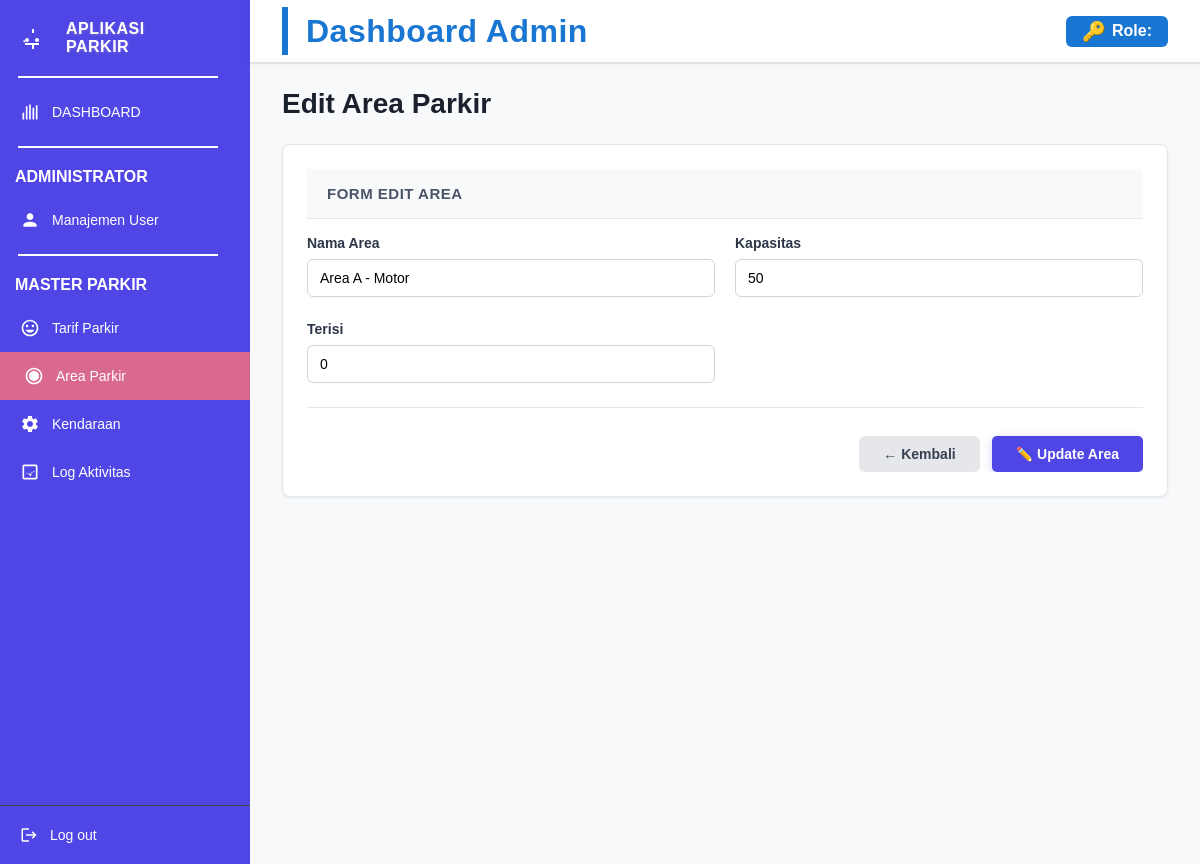
/index.php/admin/area/edit/1, run on the app's committed database.
### tables this page shows
CREATE TABLE tb_area_parkir (
  id_area INT AUTO_INCREMENT PRIMARY KEY,
  nama_area VARCHAR(100) NOT NULL,
  jenis ENUM('motor', 'mobil', 'truck') NOT NULL,
  kapasitas INT NOT NULL,
  terisi INT DEFAULT 0,
  status TINYINT(1) DEFAULT 1,
  created_at TIMESTAMP DEFAULT CURRENT_TIMESTAMP,
  updated_at TIMESTAMP DEFAULT CURRENT_TIMESTAMP ON UPDATE CURRENT_TIMESTAMP
);

### application/controllers/admin/Area.php (called while the page is built, shortened)
<?php
class Area extends CI_Controller
{
    public function __construct()
    {
        $this->load->model('Area_model');
        $this->load->model('Log_model');
    }
    public function edit($id)
    {
        $data['area'] = $this->Area_model->getById($id);
        $data['active'] = 'area';
        $this->load->view('admin/layout/header', $data);
        $this->load->view('admin/layout/sidebar', $data);
        $this->load->view('admin/area/edit', $data);
        $this->load->view('admin/layout/footer');
    }
}

### index.php (called while the page is built, shortened)
<?php
require_once BASEPATH.'core/CodeIgniter.php';

### application/models/Area_model.php (called while the page is built, shortened)
<?php
class Area_model extends CI_Model
{
    private $table = 'tb_area_parkir';
    public function getById($id)
    {
        return $this->db->get_where($this->table, ['id_area' => $id])->row();
    }
}

### application/views/admin/area/edit.php (the view, shortened to what this page needs)
<link rel="stylesheet" href="<?= base_url('assets/css/pages/area.css') ?>">
<div class="page-wrapper">
    <div class="page-header">
        <h2>Edit Area Parkir</h2>
    </div>
    <div class="card">
        <div class="card-header">
            <h3>Form Edit Area</h3>
        </div>
        <div class="card-body">
            <form action="<?= base_url('index.php/admin/area/update/' . $area->id_area) ?>" method="post" class="form-edit-area">
                <div class="form-grid">
                    <div class="form-group">
                        <label for="nama_area">Nama Area</label>
                        <input type="text" id="nama_area" name="nama_area" class="form-control"
                               value="<?= $area->nama_area ?>" placeholder="Contoh: Area Motor A" required>
                    </div>
                    <div class="form-group">
                        <label for="kapasitas">Kapasitas</label>
                        <input type="number" id="kapasitas" name="kapasitas" class="form-control"
                               value="<?= $area->kapasitas ?>" placeholder="Jumlah maksimal kendaraan" required>
                    </div>
                </div>
                <div class="form-grid">
                    <div class="form-group">
                        <label for="terisi">Terisi</label>
                        <input type="number" id="terisi" name="terisi" class="form-control"
                               value="<?= $area->terisi ?>" placeholder="Jumlah kendaraan saat ini" required>
                    </div>
                </div>
                <div class="form-actions">
                    <a href="<?= base_url('index.php/admin/area') ?>" class="btn btn-secondary">← Kembali</a>
                    <button type="submit" class="btn btn-primary">✏️ Update Area</button>
                </div>
            </form>
        </div>
    </div>
</div>

### assets/css/base.css (style rules this page uses)
* { margin: 0; padding: 0; box-sizing: border-box; font-family: Arial, Helvetica, sans-serif; }
html, body { height: 100%; }
body { background: #f6f8fb; color: #1f2937; }

### assets/css/components.css (style rules this page uses)
.card { background: white; border-radius: 8px; padding: 24px; box-shadow: 0 2px 8px rgba(0, 0, 0, 0.06); display: flex; align-items: center; gap: 16px; transition: all 0.3s ease; border: 1px solid #f0f0f0; }
.btn { padding: 12px 20px; border: none; border-radius: 6px; font-size: 14px; font-weight: 600; cursor: pointer; transition: all 0.3s ease; margin-top: 8px; display: inline-block; background: #4169E1; color: #ffffff; }

### assets/css/pages/dashboard.css (style rules this page uses)
.page-wrapper { padding: 25px; background: #f5f6fa; min-height: 100vh; }
.page-header h2 { margin: 0; font-weight: 600; }
.card { background: #fff; border-radius: 10px; box-shadow: 0 2px 10px rgba(0,0,0,0.05); margin-top: 25px; }
.card-header { padding: 15px 20px; border-bottom: 1px solid #eee; font-weight: 600; }
.card-body { padding: 20px; }

### assets/css/pages/area.css (style rules this page uses)
.page-wrapper { padding: 24px 32px; background: #f8f9fa; flex: 1; display: flex; flex-direction: column; overflow-y: auto; width: 100%; box-sizing: border-box; }
.page-header { margin-bottom: 24px; padding: 0; }
.page-header h2 { font-size: 28px; font-weight: 700; color: #1a202c; margin: 0; }
.card { background: white; border: 1px solid #e2e8f0; border-radius: 8px; box-shadow: 0 1px 3px rgba(0, 0, 0, 0.08); overflow: hidden; margin: 0; display: flex; flex-direction: column; width: 100%; box-sizing: border-box; }
.card-header { padding: 16px 20px; background: #f8f9fa; border-bottom: 1px solid #e2e8f0; display: flex; justify-content: space-between; align-items: center; box-sizing: border-box; width: 100%; }
.card-header h3 { margin: 0; font-size: 15px; font-weight: 600; color: #4a5568; text-transform: uppercase; letter-spacing: 0.5px; }
.btn { display: inline-block; padding: 10px 24px; border: none; border-radius: 5px; font-size: 14px; font-weight: 600; text-decoration: none; transition: all 0.3s ease; cursor: pointer; text-align: center; }
.btn-primary { background-color: #4f46e5; color: white; box-shadow: 0 2px 8px rgba(79, 70, 229, 0.25); }
.card-body { padding: 0; overflow-x: auto; width: 100%; box-sizing: border-box; }
.form-edit-area { width: 100%; }
.form-grid { display: grid; grid-template-columns: 1fr 1fr; gap: 20px; margin-bottom: 24px; }
.form-group { display: flex; flex-direction: column; }
.form-group label { font-size: 14px; font-weight: 600; margin-bottom: 8px; color: #2d3748; }
.form-control { padding: 10px 12px; border-radius: 6px; border: 1px solid #d1d5db; font-size: 14px; outline: none; transition: all 0.2s ease; font-family: inherit; }
.form-control::placeholder { color: #9ca3af; }
.form-actions { display: flex; gap: 12px; justify-content: flex-end; padding-top: 20px; border-top: 1px solid #e2e8f0; }
.btn-secondary { background-color: #e5e7eb; color: #374151; padding: 10px 24px; border: none; border-radius: 6px; font-size: 14px; font-weight: 600; text-decoration: none; cursor: pointer; transition: all 0.3s ease; display: inline-flex; align-items: center; }

### data on the page
tb_area_parkir: nama_area "Area A - Motor", kapasitas "50", terisi "0"
